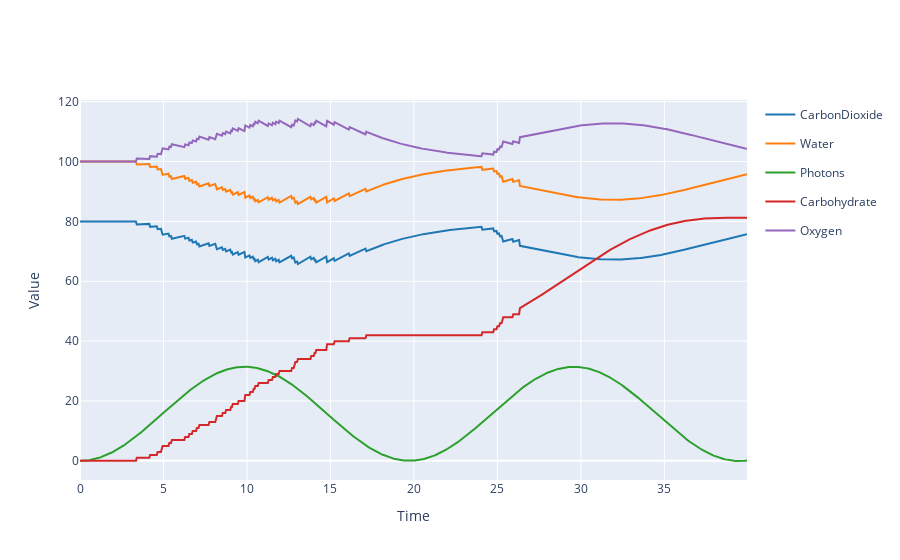

The cell this chart's notebook holds for it:
### Markdown cell above
# Visualization

### Code cell
results.plotplotly()

### Figure 1 — Plotly figure (JSON) as saved in the notebook; plotly's stock layout.template omitted (floating-point values rounded to 4 significant figures; data arrays with more than 128 entries replaced by an {"elided": "..."} marker saying what was removed)
{"data": [{"legendgroup": "CarbonDioxide", "line": {"color": "#1f77b4"}, "mode": "lines", "name": "CarbonDioxide", "type": "scatter", "x": {"elided": "800 float values"}, "y": {"elided": "800 float values"}}, {"legendgroup": "Water", "line": {"color": "#ff7f0e"}, "mode": "lines", "name": "Water", "type": "scatter", "x": {"elided": "800 float values"}, "y": {"elided": "800 float values"}}, {"legendgroup": "Photons", "line": {"color": "#2ca02c"}, "mode": "lines", "name": "Photons", "type": "scatter", "x": {"elided": "800 float values"}, "y": {"elided": "800 float values"}}, {"legendgroup": "Carbohydrate", "line": {"color": "#d62728"}, "mode": "lines", "name": "Carbohydrate", "type": "scatter", "x": {"elided": "800 float values"}, "y": {"elided": "800 float values"}}, {"legendgroup": "Oxygen", "line": {"color": "#9467bd"}, "mode": "lines", "name": "Oxygen", "type": "scatter", "x": {"elided": "800 float values"}, "y": {"elided": "800 float values"}}], "layout": {"showlegend": true, "title": {"text": ""}, "xaxis": {"title": {"text": "Time"}}, "yaxis": {"title": {"text": "Value"}}}}
